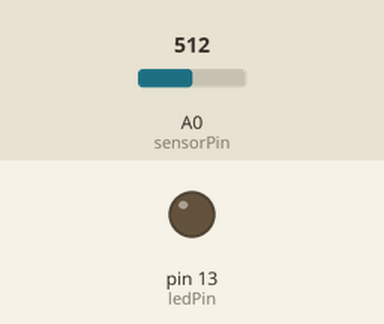
Recording of a sketch running on a simulated Arduino Uno, built with avr-gcc and run on an emulated ATmega328P. On the bench: output pins drawn as LEDs (lit = HIGH). The test bench sets the inputs (shaded band); at power-on: A0 (sensorPin) = 512.

Above: at 1.3 s.
1.4 s: A0 (sensorPin) set to 5
2.9 s: A0 (sensorPin) set to 2
At 3.9 s:
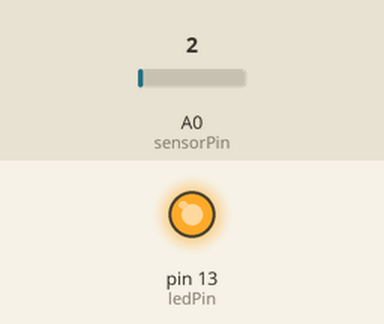
4.4 s: A0 (sensorPin) set to 122
At 5.1 s:
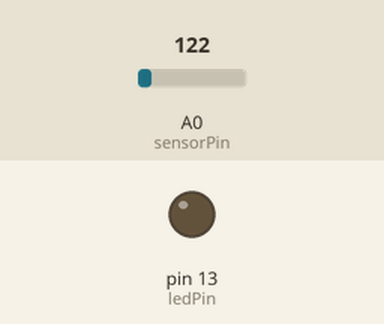
5.9 s: A0 (sensorPin) set to 0
At 7.0 s:
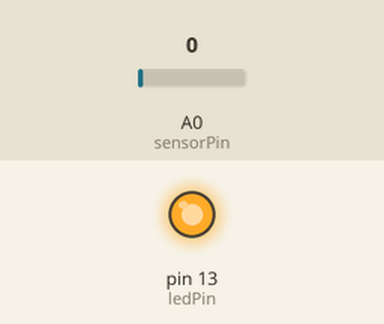
Timing chart, 0 to 8.4 s (numbered marks = the images above; inputs shaded):
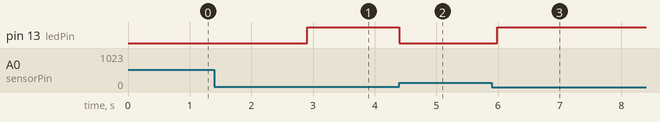

The sketch:

photoresistor.ino
```cpp
int sensorPin = A0; // select the input pin for the photoresistor
int ledPin = 13; // select the pin for the LED
int sensorValue; // variable to store the value coming from the sensor

void setup() {
// declare the ledPin as an OUTPUT:
pinMode(sensorPin,INPUT);
pinMode(ledPin, OUTPUT);

}

void loop() {
// read the value from the sensor:
sensorValue = analogRead(sensorPin);
// turn the ledPin on
if(sensorValue <=3){
digitalWrite(ledPin, HIGH);
// stop the program for <sensorValue> milliseconds:
delay(sensorValue);
}else{
// turn the ledPin off:
digitalWrite(ledPin, LOW);
// stop the program for for <sensorValue> milliseconds:
delay(sensorValue);
}
}
```

Measured:
- the behaviour switches between 4 and 3 on A0 (sensorPin) (found by bisection; images 0 and 1)
- after the input at 1.4 s, every drawn part: stays the same
- after the input at 2.9 s, pin 13 (ledPin): LOW → HIGH at once
- after the input at 4.4 s, pin 13 (ledPin): HIGH → LOW at once
- after the input at 5.9 s, pin 13 (ledPin): LOW → HIGH after 0.09 s
